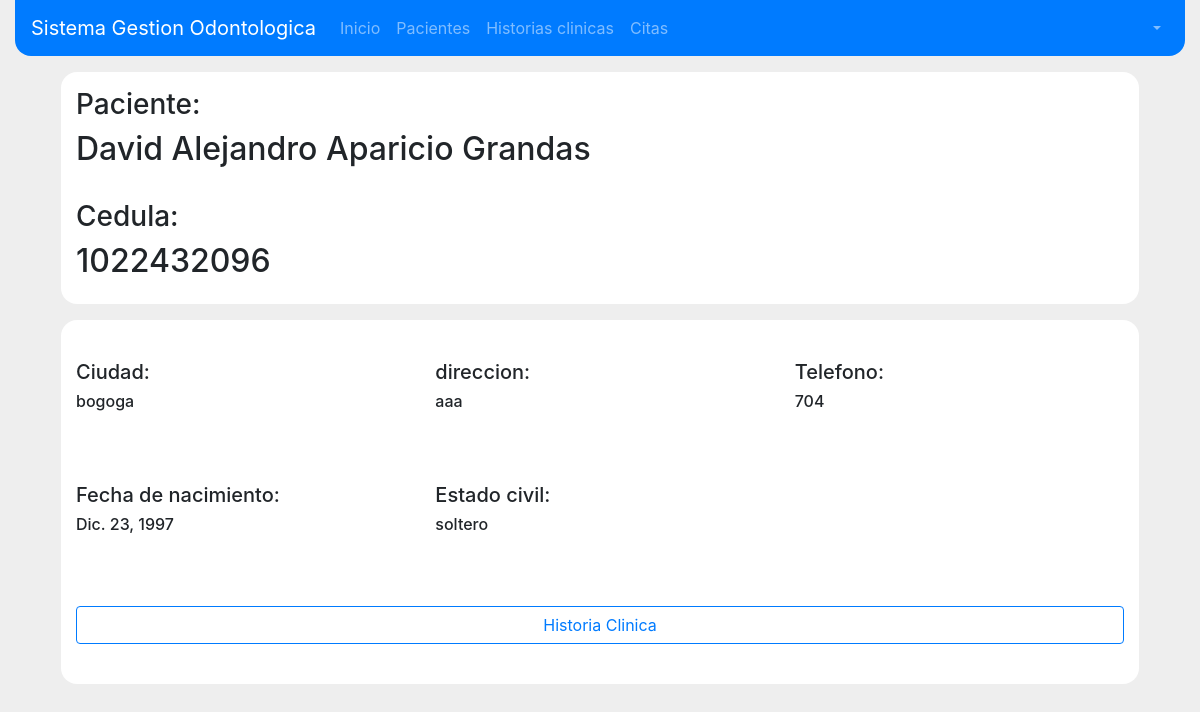
The app's page /pacientes/1022432096 with its own data.
### pacientes/models.py (models this page shows, shortened)
class Paciente(models.Model):
    estados_civiles = (
        ('soltero', 'Soltero/a'),
        ('casado', 'Casado/a'),
        ('union libre', 'Union libre'),
        ('viudo', 'Viudo/a'),
        ('divorciado', 'Divorciado/a'),
        ('comprometido', 'Comprometido/a')
    )
    cedula = models.CharField(primary_key=True, max_length=11)
    primer_nombre = models.CharField(max_length=15)
    segundo_nombre = models.CharField(max_length=15)
    primer_apellido = models.CharField(max_length=15)
    segundo_apellido = models.CharField(max_length=15)
    direccion = models.CharField(max_length=100)
    ciudad = models.CharField(max_length=50)
    fecha_nacimiento = models.DateField()
    estado_civil = models.CharField(max_length=50, choices=estados_civiles)
    telefono = models.CharField(max_length=10)

### pacientes/views.py (the view)
# urls.py: url(r'^pacientes/(?P<pk>\d+)$', DetallePaciente.as_view(), name='detalle_paciente'),
class DetallePaciente(DetailView):
    model = Paciente

### templates/pacientes/paciente_detail.html
{% extends 'base.html' %}
{% load staticfiles %}
{% block style_content %}
<link rel="stylesheet" href="{% static 'css/PacienteDetail.css' %}">
<link rel="stylesheet" href="{% static 'css/PacienteRegistro.css' %}">
{% endblock style_content %}
{% block content %}
    <section id="section-container">
        <div class="container">
            <div class="row fila">
                <div class="col-12 column">
                    <h3>Paciente:</h3>
                    <h2>{{paciente.primer_nombre}} {{paciente.segundo_nombre}} {{paciente.primer_apellido}} {{paciente.segundo_apellido}}</h2><br>
                    <h3>Cedula:</h3>
                    <h2>{{ paciente.cedula }}</h2>
                </div>
            </div>
            <div class="row fila ">
                <div class="col-12 col-md-6 col-lg-4 colDatos">
                    <h5>Ciudad:</h5>
                    <h6>{{ paciente.ciudad }}</h6>
                </div>
                <div class="col-12 col-md-6 col-lg-4 colDatos">
                    <h5>direccion: </h5>
                    <h6>{{ paciente.direccion }}</h6>
                </div>
                <div class="col-12 col-md-6 col-lg-4 colDatos">
                    <h5>Telefono: </h5>
                    <h6>{{ paciente.telefono }}</h6>
                </div>
                <div class="col-12 col-md-6 col-lg-4 colDatos">
                    <h5>Fecha de nacimiento: </h5>
                    <h6>{{ paciente.fecha_nacimiento }}</h6>
                </div>
                <div class="col-12 col-md-6 col-lg-4 colDatos">
                    <h5>Estado civil:</h5>
                    <h6>{{ paciente.estado_civil}}</h6>
                </div>
                <div class="col-12 colDatos">
                    <a href="" class="btn btn-outline-primary btn-block">Historia Clinica</a>
                </div>
            </div>
        </div>
    </section>
{% endblock content %}

### static/css/base.css (style rules this page uses)
* { font-size: 16px; }
body { background-color: #eee; }

### pacientes/static/css/PacienteDetail.css (style rules this page uses)
.fila { margin : 1em; background-color: white; border-radius: 1em; padding :.5em 0 .5em 0; }
.colDatos { margin: 2em 0; }

### pacientes/static/css/PacienteRegistro.css (style rules this page uses)
#section-container { margin: 1em 0; }
.column { border-radius: 1em; background: white; padding-top: .5em; padding-bottom: .5em; }

### records on screen
Paciente: primer_nombre "David", segundo_nombre "Alejandro", primer_apellido "Aparicio", segundo_apellido "Grandas", cedula "1022432096", ciudad "bogoga", direccion "aaa", telefono "704", fecha_nacimiento "Dic. 23, 1997", estado_civil "soltero"
